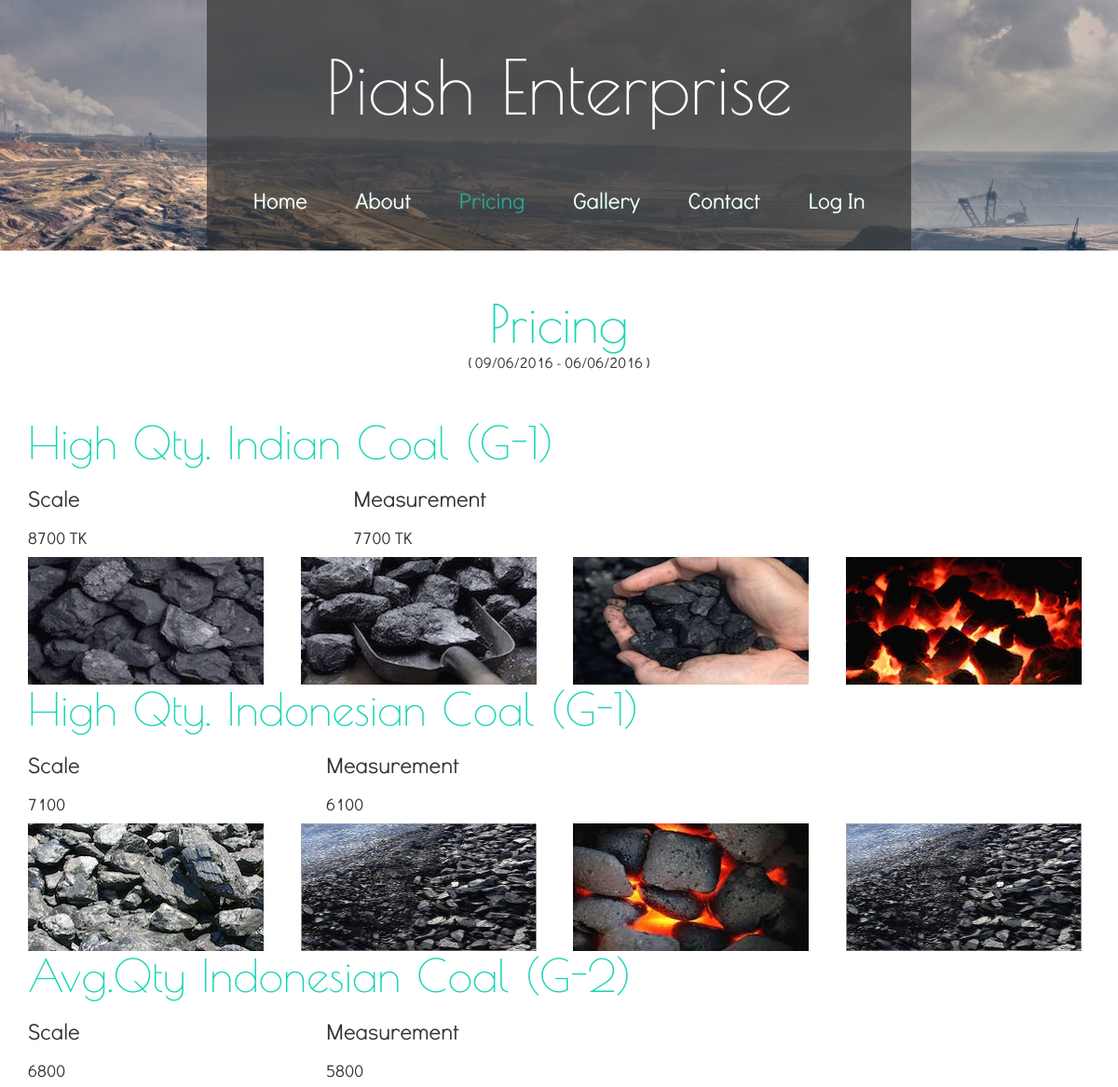
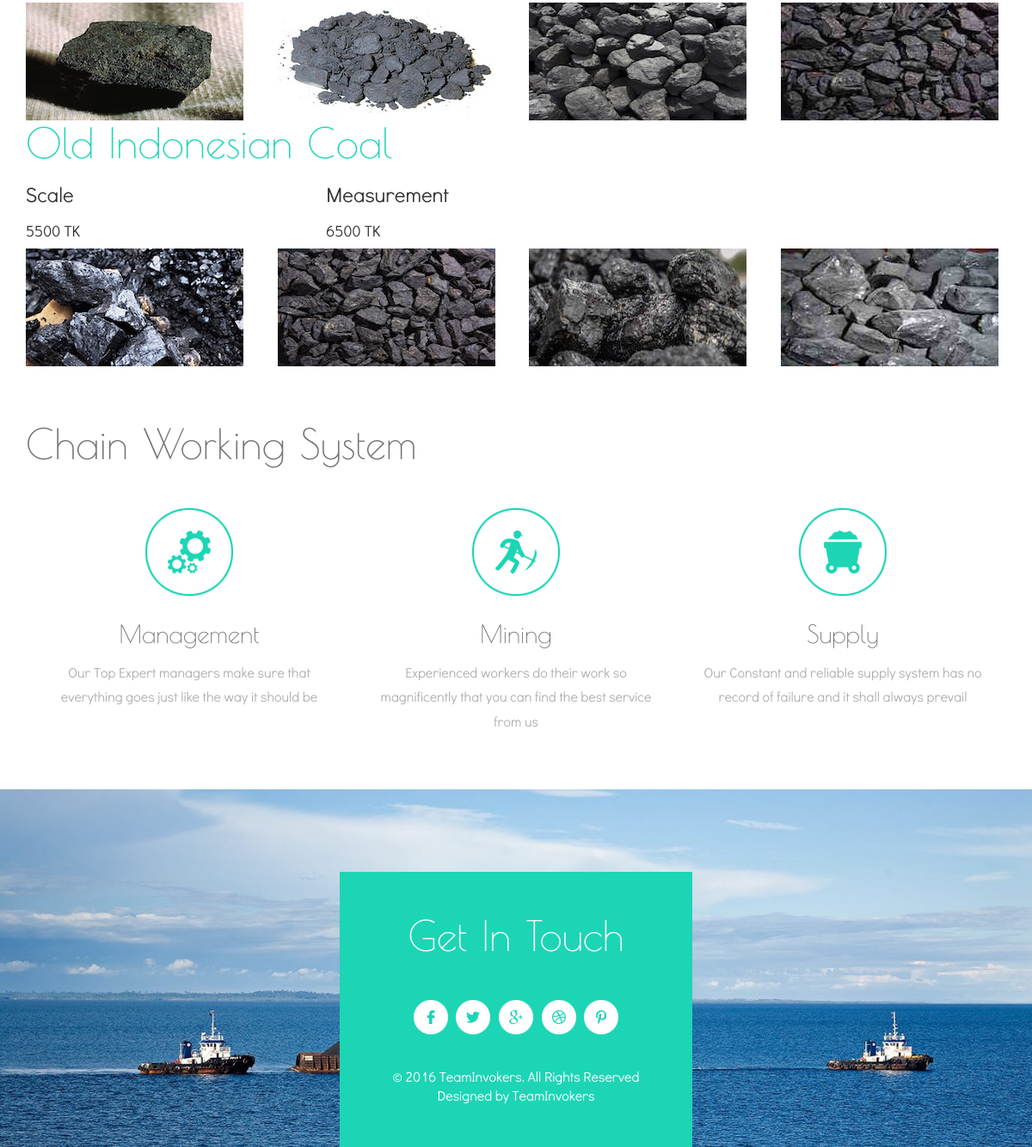
/products.php, run on the app's committed database (2 pictures, top to bottom).
### tables this page shows
CREATE TABLE `validity` (
  `id` int(11) NOT NULL AUTO_INCREMENT,
  `date_from` date NOT NULL,
  `date_to` date NOT NULL,
  PRIMARY KEY (`id`)
);

CREATE TABLE `product` (
  `id` int(11) NOT NULL AUTO_INCREMENT,
  `product_grade` varchar(255) NOT NULL,
  `product_scale` varchar(255) NOT NULL,
  `product_measurement` varchar(255) NOT NULL,
  PRIMARY KEY (`id`)
);

CREATE TABLE `image_upload` (
  `id` int(11) NOT NULL AUTO_INCREMENT,
  `product_id` int(11) NOT NULL,
  `image_name` varchar(255) NOT NULL,
  PRIMARY KEY (`id`)
);

### products.php (the view, shortened to what this page needs)
<!DOCTYPE html>
<html>
<head>
<link href="css/bootstrap.css" rel="stylesheet" type="text/css" media="all" />
<link rel="stylesheet" href="css/style.css" type="text/css" media="all" />
</head>
<body>
	<div class="banner">
		<div class="banner-content">
			<div class="logo">
				<a href="index.php">Piash Enterprise</a>
			</div>
			<div class="top-nav">
				<ul class="nav1 cl-effect-15">
					<li><a href="index.php" data-hover="Home">Home</a></li>
					<li><a href="about.php" data-hover="About">About</a></li>
					<li><a href="products.php" class="active">Pricing</a></li>
					<li><a href="gallery.php" data-hover="Gallery">Gallery</a></li>
					<li><a href="contact.php" data-hover="Contact">Contact</a></li>
					<li><a href="auth.php" data-hover="Log In">Log In</a></li>
				</ul>
			</div>
		</div>
	</div>
	<div class="services">
		<div class="services-top">
				<div class="services-info">
					<h3>Pricing</h3>
					<?php
					include 'dbconfig.php';
					$chk="SELECT * FROM validity WHERE id=1";
					$result=mysqli_query($db,$chk) or die('error');
					while ($rc=mysqli_fetch_assoc($result))
					{
						$ori_from=$rc['date_from'];
						$ori_to=$rc['date_to'];
						$new_from=date("d/m/Y", strtotime($ori_from));
						$new_to=date("d/m/Y", strtotime($ori_to));
						$date_from="( ".$new_from;
						$date_to=" - ".$new_to." )";
					}
					?>
					<p><?php echo $date_from; echo $date_to; ?></p>
				</div>
			<div class="container">
					<?php
					include 'dbconfig.php';
					$chk="SELECT * FROM product WHERE id=1";
					$result=mysqli_query($db,$chk) or die('error');
					while ($rc=mysqli_fetch_assoc($result))
					{
						$product_grade=$rc['product_grade'];
						$product_scale=$rc['product_scale'];
						$product_measurement=$rc['product_measurement'];
					}
					$ch="SELECT * FROM image_upload WHERE id=1";
					$res=mysqli_query($db,$ch) or die('error');
					while ($rd=mysqli_fetch_assoc($res))
					{
						$i1="uploads/".$rd['image_name'];
					}
					$ch="SELECT * FROM image_upload WHERE id=2";
					$res=mysqli_query($db,$ch) or die('error');
					while ($rd=mysqli_fetch_assoc($res))
					{
						$i2="uploads/".$rd['image_name'];
					}
					$ch="SELECT * FROM image_upload WHERE id=3";
					$res=mysqli_query($db,$ch) or die('error');
					while ($rd=mysqli_fetch_assoc($res))
					{
						$i3="uploads/".$rd['image_name'];
					}
					$ch="SELECT * FROM image_upload WHERE id=4";
					$res=mysqli_query($db,$ch) or die('error');
					while ($rd=mysqli_fetch_assoc($res))
					{
						$i4="uploads/".$rd['image_name'];
					}
					?>
					<h3 style="color:#1cd5b5;font-family: PoiretOne-Regular;margin:0;font-size: 3em;"><?php echo $product_grade; ?></h3>
					<table width="100%" text-align="center" border="0" cellspacing="0">
					<tr>
						<td><h3>Scale</h3></td>
						<td><h3>Measurement</h3></td>
					</tr>
						<tr>
						<td><h4><?php echo $product_scale; ?></h4></td>
						<td><h4><?php echo $product_measurement; ?></h4></td>
						</tr>
					</table>
					<div class="row">
						<div class="col-md-3">
							<?php
							echo "<a href = '".$i1."'><img src = '".$i1."' height='137' width='253'></a>";
							?>
						</div>
						<div class="col-md-3">
							<?php
							echo "<a href = '".$i2."'><img src = '".$i2."' height='137' width='253'></a>";
							?>
						</div>
						<div class="col-md-3">
							<?php
							echo "<a href = '".$i3."'><img src = '".$i3."' height='137' width='253'></a>";
							?>
						</div>
						<div class="col-md-3">
							<?php
							echo "<a href = '".$i4."'><img src = '".$i4."' height='137' width='253'></a>";
							?>
						</div>
					</div>
				</div>
				<div class="container">
				<?php
					include 'dbconfig.php';
					$chk="SELECT * FROM product WHERE id=2";
					$result=mysqli_query($db,$chk) or die('error');
					while ($rc=mysqli_fetch_assoc($result))
					{
						$product_grade=$rc['product_grade'];
						$product_scale=$rc['product_scale'];
						$product_measurement=$rc['product_measurement'];
					}
					$ch="SELECT * FROM image_upload WHERE id=5";
					$res=mysqli_query($db,$ch) or die('error');
					while ($rd=mysqli_fetch_assoc($res))
					{
						$i1="uploads/".$rd['image_name'];
					}
					$ch="SELECT * FROM image_upload WHERE id=6";
					$res=mysqli_query($db,$ch) or die('error');
					while ($rd=mysqli_fetch_assoc($res))
					{
						$i2="uploads/".$rd['image_name'];
					}
					$ch="SELECT * FROM image_upload WHERE id=7";
					$res=mysqli_query($db,$ch) or die('error');
					while ($rd=mysqli_fetch_assoc($res))
					{
						$i3="uploads/".$rd['image_name'];
					}
					$ch="SELECT * FROM image_upload WHERE id=8";
					$res=mysqli_query($db,$ch) or die('error');
					while ($rd=mysqli_fetch_assoc($res))
					{
						$i4="uploads/".$rd['image_name'];
					}
					?>
					<h3 style="color:#1cd5b5;font-family: PoiretOne-Regular;margin:0;font-size: 3em;"><?php echo $product_grade; ?></h3>
					<table width="100%" text-align="center" border="0" cellspacing="0">
					<tr>
						<td><h3>Scale</h3></td>
						<td><h3>Measurement</h3></td>
					</tr>
						<tr>
						<td><h4><?php echo $product_scale; ?></h4></td>
						<td><h4><?php echo $product_measurement; ?></h4></td>
						</tr>
					</table>
					<div class="row">
						<div class="col-md-3">
							<?php
							echo "<a href = '".$i1."'><img src = '".$i1."' height='137' width='253'></a>";
							?>
						</div>
						<div class="col-md-3">
							<?php
							echo "<a href = '".$i2."'><img src = '".$i2."' height='137' width='253'></a>";
							?>
						</div>
						<div class="col-md-3">
							<?php
							echo "<a href = '".$i3."'><img src = '".$i3."' height='137' width='253'></a>";
							?>
						</div>
						<div class="col-md-3">
							<?php
							echo "<a href = '".$i4."'><img src = '".$i4."' height='137' width='253'></a>";
							?>
						</div>
					</div>
				</div>
		<div class="container">
				<?php
					include 'dbconfig.php';
					$chk="SELECT * FROM product WHERE id=3";
					$result=mysqli_query($db,$chk) or die('error');
					while ($rc=mysqli_fetch_assoc($result))
					{
						$product_grade=$rc['product_grade'];
						$product_scale=$rc['product_scale'];
						$product_measurement=$rc['product_measurement'];
					}
					$ch="SELECT * FROM image_upload WHERE id=9";
					$res=mysqli_query($db,$ch) or die('error');
					while ($rd=mysqli_fetch_assoc($res))
					{
						$i1="uploads/".$rd['image_name'];
					}
					$ch="SELECT * FROM image_upload WHERE id=10";
					$res=mysqli_query($db,$ch) or die('error');
					while ($rd=mysqli_fetch_assoc($res))
					{
						$i2="uploads/".$rd['image_name'];
					}
					$ch="SELECT * FROM image_upload WHERE id=11";
					$res=mysqli_query($db,$ch) or die('error');
					while ($rd=mysqli_fetch_assoc($res))
					{
						$i3="uploads/".$rd['image_name'];
					}
					$ch="SELECT * FROM image_upload WHERE id=12";
					$res=mysqli_query($db,$ch) or die('error');
					while ($rd=mysqli_fetch_assoc($res))
					{
						$i4="uploads/".$rd['image_name'];
					}
					?>
					<h3 style="color:#1cd5b5;font-family: PoiretOne-Regular;margin:0;font-size: 3em;"><?php echo $product_grade; ?></h3>
					<table width="100%" text-align="center" border="0" cellspacing="0">
					<tr>
						<td><h3>Scale</h3></td>
						<td><h3>Measurement</h3></td>
					</tr>
						<tr>
						<td><h4><?php echo $product_scale; ?></h4></td>
						<td><h4><?php echo $product_measurement; ?></h4></td>
						</tr>
					</table>
					<div class="row">
						<div class="col-md-3">
							<?php
							echo "<a href = '".$i1."'><img src = '".$i1."' height='137' width='253'></a>";
							?>
						</div>
						<div class="col-md-3">
							<?php
							echo "<a href = '".$i2."'><img src = '".$i2."' height='137' width='253'></a>";
							?>
						</div>
						<div class="col-md-3">
							<?php
							echo "<a href = '".$i3."'><img src = '".$i3."' height='137' width='253'></a>";
							?>
						</div>
						<div class="col-md-3">
							<?php
							echo "<a href = '".$i4."'><img src = '".$i4."' height='137' width='253'></a>";
							?>
						</div>
					</div>
				</div>
				<div class="container">
				<?php
					include 'dbconfig.php';
					$chk="SELECT * FROM product WHERE id=4";
					$result=mysqli_query($db,$chk) or die('error');
					while ($rc=mysqli_fetch_assoc($result))
					{
						$product_grade=$rc['product_grade'];
						$product_scale=$rc['product_scale'];
						$product_measurement=$rc['product_measurement'];
					}
					$ch="SELECT * FROM image_upload WHERE id=13";
					$res=mysqli_query($db,$ch) or die('error');
					while ($rd=mysqli_fetch_assoc($res))
					{
						$i1="uploads/".$rd['image_name'];
					}
					$ch="SELECT * FROM image_upload WHERE id=14";
					$res=mysqli_query($db,$ch) or die('error');
					while ($rd=mysqli_fetch_assoc($res))
					{
						$i2="uploads/".$rd['image_name'];
					}
					$ch="SELECT * FROM image_upload WHERE id=15";
					$res=mysqli_query($db,$ch) or die('error');
					while ($rd=mysqli_fetch_assoc($res))
					{
						$i3="uploads/".$rd['image_name'];
					}
					$ch="SELECT * FROM image_upload WHERE id=16";
					$res=mysqli_query($db,$ch) or die('error');
					while ($rd=mysqli_fetch_assoc($res))
					{
						$i4="uploads/".$rd['image_name'];
					}
					?>
					<h3 style="color:#1cd5b5;font-family: PoiretOne-Regular;margin:0;font-size: 3em;"><?php echo $product_grade; ?></h3>
					<table width="100%" text-align="center" border="0" cellspacing="0">
					<tr>
						<td><h3>Scale</h3></td>
						<td><h3>Measurement</h3></td>
					</tr>
						<tr>
						<td><h4><?php echo $product_scale; ?></h4></td>
						<td><h4><?php echo $product_measurement; ?></h4></td>
						</tr>
					</table>
					<div class="row">
						<div class="col-md-3">
							<?php
							echo "<a href = '".$i1."'><img src = '".$i1."' height='137' width='253'></a>";
							?>
						</div>
						<div class="col-md-3">
							<?php
							echo "<a href = '".$i2."'><img src = '".$i2."' height='137' width='253'></a>";
							?>
						</div>
						<div class="col-md-3">
							<?php
							echo "<a href = '".$i3."'><img src = '".$i3."' height='137' width='253'></a>";
							?>
						</div>
						<div class="col-md-3">
							<?php
							echo "<a href = '".$i4."'><img src = '".$i4."' height='137' width='253'></a>";
							?>
						</div>
					</div>
				</div>
		<div class="services-bottom">
			<div class="container">
				<div class="services-bottom-info">
					<h3>Chain Working System</h3>
				</div>
				<div class="services-bottom-grids">
					<div class=" col-md-4 services-bottom-grid">
						<div class="services-img">
							<img src="images/s1.png" alt="" />
						</div>
						<h5>Management</h5>
						<p>Our Top Expert managers make sure that everything goes just like the way it should be
						</p>
					</div>
					<div class=" col-md-4 services-bottom-grid">
						<div class="services-img">
							<img src="images/s2.png" alt="" />
						</div>
						<h5>Mining</h5>
						<p>Experienced workers do their work so magnificently that you can find the best service from us
						</p>
					</div>
					<div class=" col-md-4 services-bottom-grid">
						<div class="services-img">
							<img src="images/s3.png" alt="" />
						</div>
						<h5>Supply</h5>
						<p>Our Constant and reliable supply system has no record of failure and it shall always prevail
						</p>
					</div>
					<div class="clearfix"> </div>
				</div>
			</div>
		</div>
	</div>
	<div class="footer">
		<div class="container">
			<div class="footer-info">
				<h3>Get In Touch</h3>
				<ul>
					<li><a href="https://www.facebook.com/Piash-Enterprise-652567444802157/?fref=ts" class="facebook twitter"> </a>
					<li><a href="#" class="facebook"> </a>
					<li><a href="#" class="facebook chrome"> </a>
					<li><a href="#" class="facebook dribbble"> </a>
					<li><a href="#" class="facebook pinterest"> </a>
				</ul>
				<p class="copyright"> © 2016 TeamInvokers. All Rights Reserved  Designed by <a href="https://www.facebook.com/Invokers-162439367466365/timeline">TeamInvokers</a></p>
			</div>
		</div>
	</div>
</body>
</html>

### css/style.css (style rules this page uses)
body a { transition: 0.5s all; -webkit-transition: 0.5s all; -o-transition: 0.5s all; -moz-transition: 0.5s all; -ms-transition: 0.5s all; }
html, body { font-family: 'DidactGothic'; font-size: 100%; background: #ffffff; }
.banner { background:url(../images/1.jpg) no-repeat 0px 0px; background-size:cover; }
.banner-content { background-color: rgba(47, 47, 47, 0.66); width: 50%; padding: 3% 0%; margin: 0 auto; }
.logo { text-align: center; }
.logo a { font-size: 5em; font-family: PoiretOne-Regular; color: #FFF; text-decoration: none; }
.top-nav { text-align:center; }
.top-nav ul { padding: 0; margin: 3em 0 0 0; }
.top-nav ul li { display: inline-block; margin: 0 1.5em; }
.top-nav ul li a { color: #FFF; font-size: 1.5em; margin: 0; font-family: 'DidactGothic'; text-decoration:none; }
.top-nav ul li a.active { color:rgba(28, 213, 181, 0.65) !important; }
.cl-effect-15 a { color: rgba(28, 213, 181, 0.65) !important; text-shadow: none; }
.cl-effect-15 a::before { color: #fff; content: attr(data-hover); position: absolute; -webkit-transition: -webkit-transform 0.3s, opacity 0.3s; -moz-transition: -moz-transform 0.3s, opacity 0.3s; transition: transform 0.3s, opacity 0.3s; }
.footer { background:url(../images/footer.jpg) no-repeat 0px 0px; background-size:cover; }
.footer-info { background: #1CD5B5; width: 36%; margin: 6em auto 0; padding: 3em; text-align: center; position:relative; }
.footer-info h3 { color: #FFF; font-family: PoiretOne-Regular; margin: 0; font-size: 3em; }
.footer-info ul { padding: 0; margin: 3em 0 0 0; }
.footer-info ul li { display:inline-block; margin:0 .3em; }
.footer-info ul li a.facebook { background:url(../images/social.png) no-repeat 0px 0px; width:40px; height:40px; display:block; }
.footer-info ul li a.twitter { background: url(../images/social.png) no-repeat -41px 0px; }
.footer-info ul li a.chrome { background:url(../images/social.png) no-repeat -82px 0px; }
.footer-info ul li a.dribbble { background:url(../images/social.png) no-repeat -123px 0px; }
.footer-info ul li a.pinterest { background:url(../images/social.png) no-repeat -164px 0px; }
.footer-info p.copyright { color: #FFF; font-size: 1em; margin: 2em 0 0 0; }
.footer-info p.copyright a { color:#FFF; }
.services-info { margin: 3em 0; text-align: center; }
.services-info h3 { color: #1cd5b5; font-family: PoiretOne-Regular; margin: 0; font-size: 3.5em; }
.services-bottom { padding: 4em 0; }
.services-bottom-grids { margin: 3em 0 0 0; }
.services-bottom-grid { text-align: center; }
.services-bottom-info h3 { color: #717171; font-family: PoiretOne-Regular; margin: 0; font-size: 3em; }
.services-bottom-grid h5 { color: #717171; font-family: PoiretOne-Regular; margin: 1em 0 .5em 0; font-size: 1.8em; }
.services-bottom-grid p { color: #B0B0B0; font-size: 1em; margin: 0; line-height: 1.8em; }
@media screen and (max-width: 1440px) { .banner-content { width: 56%; } }
@media screen and (max-width: 1366px) { .banner-content { width: 59%; } }
@media screen and (max-width: 1280px) { .banner-content { width: 63%; } }

### data on the page
validity: date_from "( 09/06/2016", date_to "- 06/06/2016 )"
product: product_grade "High Qty. Indian Coal (G-1)", product_scale "8700 TK", product_measurement "7700 TK"
image_upload: image_name (picture)
image_upload: image_name (picture)
image_upload: image_name (picture)
image_upload: image_name (picture)
product: product_grade "High Qty. Indonesian Coal (G-1)", product_scale "7100", product_measurement "6100"
image_upload: image_name (picture)
image_upload: image_name (picture)
image_upload: image_name (picture)
image_upload: image_name (picture)
product: product_grade "Avg.Qty Indonesian Coal (G-2)", product_scale "6800", product_measurement "5800"
image_upload: image_name (picture)
image_upload: image_name (picture)
image_upload: image_name (picture)
image_upload: image_name (picture)
product: product_grade "Old Indonesian Coal", product_scale "5500 TK", product_measurement "6500 TK"
image_upload: image_name (picture)
image_upload: image_name (picture)
image_upload: image_name (picture)
image_upload: image_name (picture)
